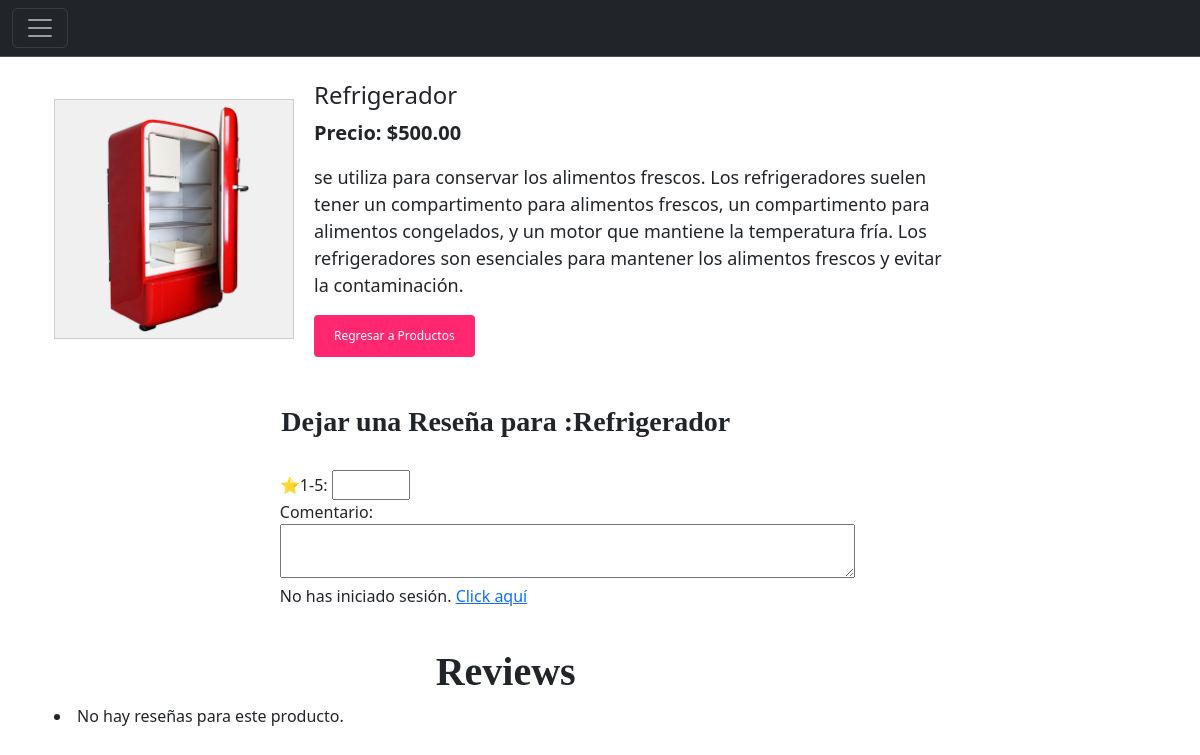
Page /product/3/ on the committed database.
### main/models.py (models this page shows, shortened)
class Product(models.Model):
    name = models.CharField(max_length=100)
    description = models.TextField()
    price = models.DecimalField(max_digits=10, decimal_places=2)
    image = models.ImageField(upload_to='product_images/')
    category = models.ForeignKey(Category, on_delete=models.CASCADE)

### main/views.py (the view)
# urls.py: path('product/<int:product_id>/', views.product_detail, name='product_detail'),
def product_detail(request, product_id):
    product = get_object_or_404(Product, pk=product_id)
    reviews = Review.objects.filter(product=product)
    return render(request, 'main/product_detail.html', {
        'product': product,
        'reviews': reviews,
    })

### main/Templates/main/product_detail.html (shortened to what this page needs)
{% extends 'main/base.html' %}
{% load static %}
{% block content %}
<body >
    <section>
        <div class="innerPageBannerCol">
            <div class="container">
                <div class="row g-4 g-md-3  align-items-center">
                    <div class="col-md-10">
                        <div class="bannerContent">
                            <br>
                            <div class="container">
                                <div class="product-details-container">
                                    <div class="product-image">
                                        <img src="{{ product.image.url }}" alt="{{ product.name }}" style="max-width: 100%; max-height: 100%;">
                                    </div>
                                    <div class="product-details">
                                        <h2 class="product-name">{{ product.name }}</h2>
                                        <p class="product-price"><strong>Precio: ${{ product.price }}</strong></p>
                                        <p class="product-description">{{ product.description }}</p>
                                        <a href="{% url 'main:product_list' %}" class="button">Regresar a Productos</a>
                                    </div>
                                </div>
                                <br><br>
                                <h3 style="font-family: Lovelyn; font-weight: bold; text-align: center;">Dejar una Reseña para :{{ product.name }}</h3>
                                <br>
                                <form method="post" action="{% url 'main:add_review' product.id %}">
                                    <label for="rating">⭐1-5:</label>
                                    <input type="number" name="rating" min="1" max="5" required>
                                    <div class="form-group">
                                        <label for="comment" >Comentario:</label><br>
                                        <textarea name="comment" rows="2" cols="60"   ></textarea>
                                    </div>
                                      <div>
                                        {% if user.is_authenticated %}
                                        <div class="right-align">
                                            <input type="submit" value="Enviar reseña" class="button">
                                        </div>
                                        {% else %}
                                            <p>No has iniciado sesión. <span><a href="{% url '/' %}">Click aquí</a></span></p>
                                        {% endif %}
                                    </div>
                                </form>
                                <br>
                                <h1 style="font-family: Lovelyn; font-weight: bold; text-align: center;">Reviews</h1>
                                {% for review in reviews %}
                                <div class="testimonial-box-container">
                                    <div class="testimonial-box">
                                        <div class="box-top">
                                            <div class="profile">
                                                <div class="profile-img">
                                                    <img src="{% static 'images/usuario.png'%}" />
                                                </div>
                                                <div class="name-user">
                                                    <strong>{{ review.user.username }}</strong>
                                                    <span>{{ review.user.email }}</span>
                                                </div>
                                            </div>
                                            <div class="reviews">
                                                <p>{{ review.rating }}/5<span class="stars">&#9733;</span></p>
                                            </div>
                                        </div>
                                        <div class="client-comment">
                                            <p>{{ review.comment }}</p>
                                        </div>
                                    </div>
                                </div>
                                {% empty %}
                                    <li>No hay reseñas para este producto.</li>
                                    {% endfor %}
                            </div>
                        </div>
                    </div>
                </div>
            </div>
        </div>
    </section>
</body>
<head>
  <link href="{% static 'css/product_detail.css' %}" rel="stylesheet">
</head>
{% endblock %}

### static/css/product_detail.css (style rules this page uses)
.product-details-container { display: flex; align-items: center; }
.product-image { width: 240px; height: 240px; background-color: #f0f0f0; display: flex; justify-content: center; align-items: center; border: 1px solid #ccc; margin-right: 20px; }
.product-details { flex: 1; }
.product-name { font-size: 24px; }
.product-description { font-size: 18px; }
.product-price { font-size: 20px; }

### main/Templates/main/product_detail.html (style rules this page uses)
a.button { display: inline-block; padding: 12px 20px; font-size: 12px; text-align: center; text-decoration: none; cursor: pointer; border: none; border-radius: 4px; color: #fff; background-color:#ff2770; }
form { margin: 0 auto; width: 50%; }

### rows in the picture
Product: image (picture), name "Refrigerador", price "500.00", description "se utiliza para conservar los alimentos frescos. Los refrigeradores suelen tener un compartimento para alimentos frescos, un compartimento para alimentos congelados, y un motor que mantiene la temperatura fría. Los refrigeradores son esenciales para mantener los alimentos frescos y evitar la contaminación."
